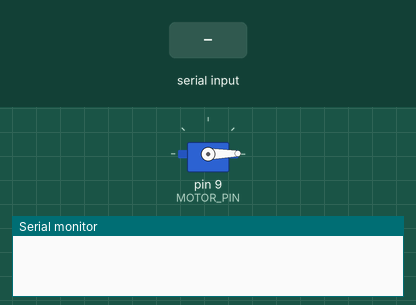
Recording of a sketch running on a simulated Arduino Uno, built with avr-gcc and run on an emulated ATmega328P. Parts: servo, the last lines printed to the serial monitor. Inputs (shaded band) come from the test bench.

Above: at 1.2 s.
1.3 s: "90,45\n" received over Serial
At 1.7 s:
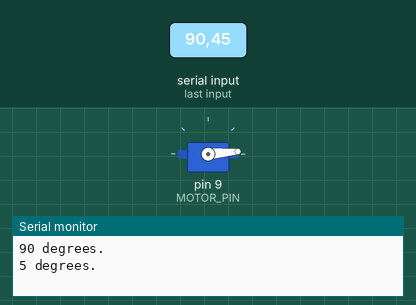
2.8 s: "30,150\n" received over Serial
At 4.0 s:
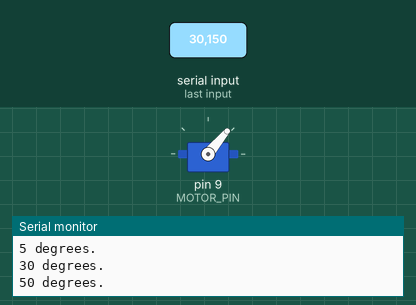
4.3 s: "200\n" received over Serial
At 5.4 s:
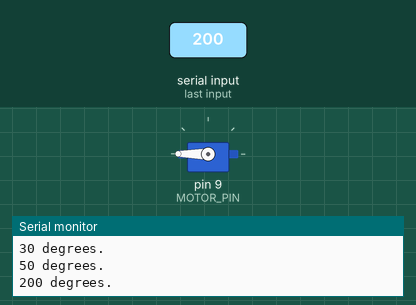
5.8 s: "0\n" received over Serial
At 6.2 s:
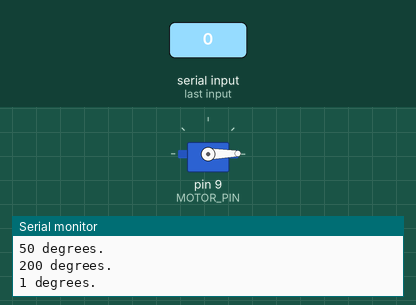
7.3 s: "90\n" received over Serial
At 8.7 s:
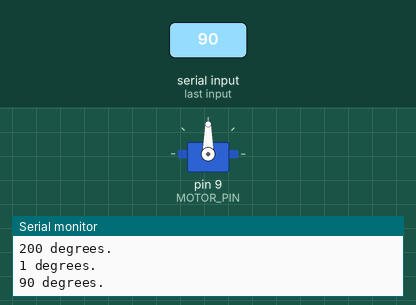
Timing chart, 0 to 9.8 s (numbered marks = the images above; inputs shaded):
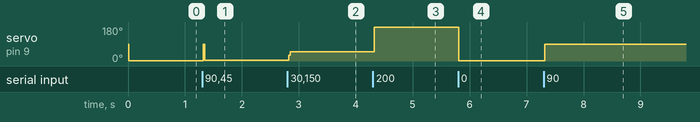

Measured:
- after the input at 1.3 s, servo on pin 9 (MOTOR_PIN): 1° → 5° at once
- after the input at 2.8 s, servo on pin 9 (MOTOR_PIN): 5° → 50° at once
- after the input at 4.3 s, servo on pin 9 (MOTOR_PIN): 50° → 180° at once
- after the input at 5.8 s, servo on pin 9 (MOTOR_PIN): 180° → 1° at once
- after the input at 7.3 s, servo on pin 9 (MOTOR_PIN): 1° → 90° at once

The sketch:

SerialServo.ino
```cpp
#include <Servo.h>

const unsigned int MOTOR_PIN = 9;
const unsigned int MOTOR_DELAY = 15;
const unsigned int SERIAL_DELAY = 5;
const unsigned int BAUD_RATE = 9600;

Servo servo;

void setup() {
  Serial.begin(BAUD_RATE);
  servo.attach(MOTOR_PIN);
  delay(MOTOR_DELAY);
  servo.write(1);
  delay(MOTOR_DELAY);
}

void loop() {
  const unsigned int MAX_ANGLE = 3;
  char degrees[MAX_ANGLE + 1];

  if (Serial.available()) {
    int i = 0;
    while (Serial.available() && i < MAX_ANGLE + 1) {
      const char c = Serial.read();
      if (c != -1 && c != '\n')
        degrees[i++] = c;
      delay(SERIAL_DELAY);
    }
    degrees[i] = 0;
    int value = atoi(degrees);
    if (value == 0)
      value = 1;
    Serial.print(value);
    Serial.println(" degrees.");
    servo.write(value);
    delay(MOTOR_DELAY);
  }
}
```
